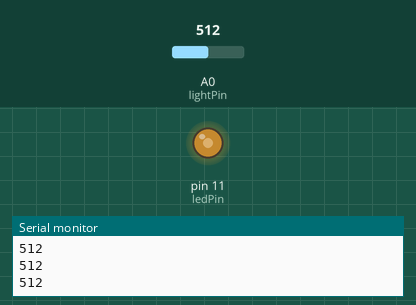
The sketch below on a simulated Arduino Uno, built with avr-gcc and run on an emulated ATmega328P. Shown: output pins drawn as LEDs (lit = HIGH), the last lines printed to the serial monitor. Inputs (shaded band) come from the test bench; at power-on: A0 (lightPin) = 512.

Above: at 1.2 s.
1.3 s: A0 (lightPin) set to 306
At 1.6 s:
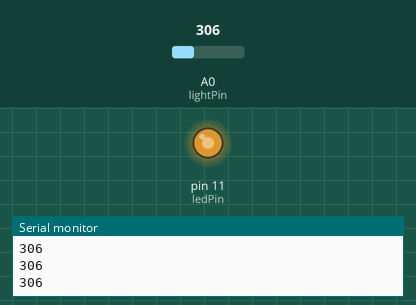
2.8 s: A0 (lightPin) set to 245
At 4.0 s:
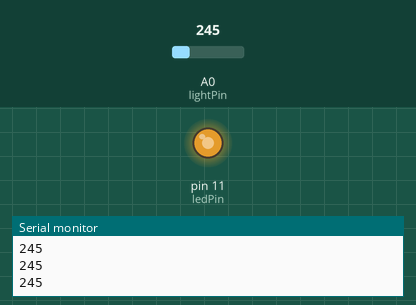
4.3 s: A0 (lightPin) set to 900
At 5.3 s:
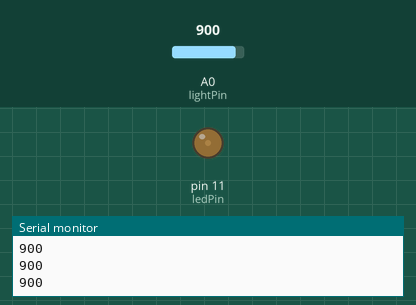
5.8 s: A0 (lightPin) set to 1023
At 6.3 s:
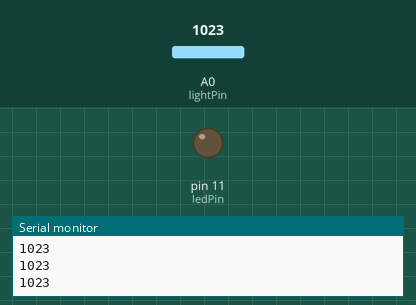
Timing chart, 0 to 8.3 s (numbered marks = the images above; inputs shaded):
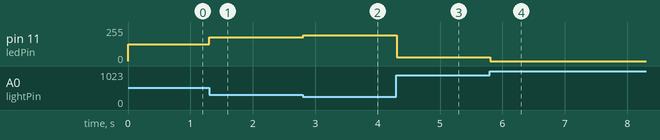

Measured:
- after the input at 1.3 s, pin 11 (ledPin): 127/255 → 179/255 at once
- after the input at 2.8 s, pin 11 (ledPin): 179/255 → 194/255 at once
- after the input at 4.3 s, pin 11 (ledPin): 194/255 → 30/255 at once
- after the input at 5.8 s, pin 11 (ledPin): 30/255 → 0/255 at once

The sketch:

ReadPhotoResistor.ino
```cpp
/* Simple test of the functionality of the photo resistor

Connect the photoresistor one leg to pin 0, and pin to +5V
Connect a resistor (around 10k is a good value, higher
values gives higher readings) from pin 0 to GND. (see appendix of arduino notebook page 37 for schematics).

----------------------------------------------------

           PhotoR     10K
 +5    o---/\/\/--.--/\/\/---o GND
                  |
 Pin 0 o-----------

----------------------------------------------------
*/

int lightPin = 0;  //define a pin for Photo resistor
int ledPin=11;     //define a pin for LED

void setup()
{
    Serial.begin(9600);  //Begin serial communcation
    pinMode( ledPin, OUTPUT );
    analogReference(EXTERNAL);
}

void loop()
{
    Serial.println(analogRead(lightPin)); //Write the value of the photoresistor to the serial monitor.
    int light = 255 - analogRead(lightPin)/4;
    if (light < 0)
      light = 0;
    if (light > 255)
      light = 255;
    analogWrite(ledPin, light);  //send the value to the ledPin. Depending on value of resistor
                                                //you have  to divide the value. for example,
                                                //with a 10k resistor divide the value by 2, for 100k resistor divide by 4.
   delay(10); //short delay for faster response to light.
}
```
